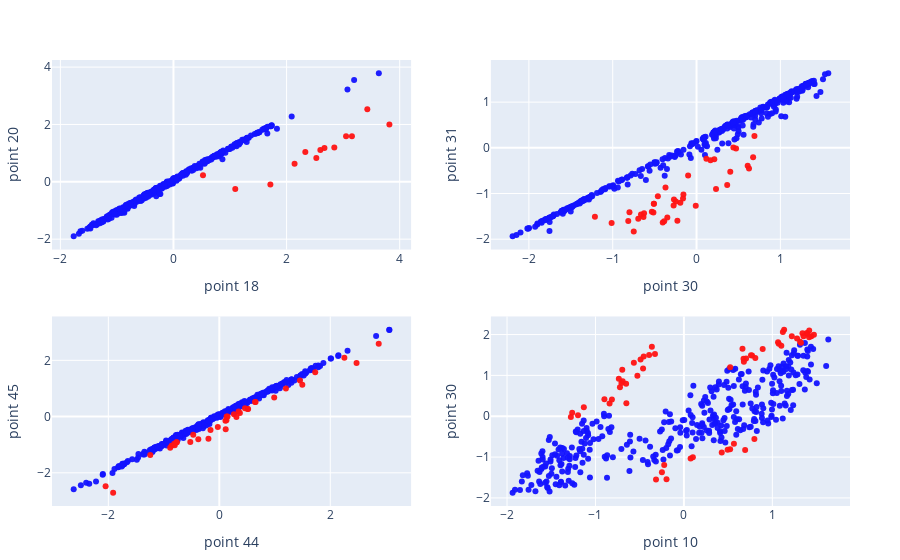

The cell this chart's notebook holds for it:
### Code cell
p1 = corroutliers(DataFrame(y=loads[:, 18], x=loads[:, 20]), 18, 20)
p2 = corroutliers(DataFrame(y=loads[:, 30], x=loads[:, 31]), 30, 31)
p3 = corroutliers(DataFrame(y=loads[:, 44], x=loads[:, 45]), 44, 45)
p4 = corroutliers(DataFrame(y=loads[:, 10], x=loads[:, 30]), 10, 30)
p=[p1 p2; p3 p4]
savefig(p, string("/Users/drvojtex/Desktop/", dataset_name, "_loads_points.pdf"))
p

### Figure 1 — Plotly figure (JSON) as saved in the notebook; plotly's stock layout.template omitted (floating-point values rounded to 4 significant figures; data arrays with more than 128 entries replaced by an {"elided": "..."} marker saying what was removed)
{"data": [{"marker": {"color": "rgba(20, 20, 255, 0.95)"}, "mode": "markers", "showlegend": false, "type": "scatter", "x": {"elided": "387 float values"}, "xaxis": "x1", "y": {"elided": "387 float values"}, "yaxis": "y1"}, {"marker": {"color": "rgba(255, 20, 20, 0.95)"}, "mode": "markers", "showlegend": false, "type": "scatter", "x": [3.818, 3.052, 3.155, 2.67, 2.331, 3.428, 2.844, 2.597, 2.526, 2.142, 0.5216, 1.093, 1.714], "xaxis": "x1", "y": [2.001, 1.587, 1.591, 1.183, 1.036, 2.534, 1.196, 1.109, 0.832, 0.6322, 0.2254, -0.2497, -0.09626], "yaxis": "y1"}, {"marker": {"color": "rgba(20, 20, 255, 0.95)"}, "mode": "markers", "showlegend": false, "type": "scatter", "x": {"elided": "361 float values"}, "xaxis": "x2", "y": {"elided": "361 float values"}, "yaxis": "y2"}, {"marker": {"color": "rgba(255, 20, 20, 0.95)"}, "mode": "markers", "showlegend": false, "type": "scatter", "x": [0.61, 0.4025, 0.6258, 0.3657, 0.2323, 0.6906, 0.6747, -0.1933, -0.2694, -0.5096, -0.1566, 0.4716, -0.009356, -0.2736, 0.4391, -0.5085, -0.5328, 0.2118, 0.1665, -0.1005, 0.117, -0.6627, -0.3703, -0.5145, -0.8003, -1.212, -1.013, -0.8144, -0.4034, -0.2285, -0.6332, -0.3485, -0.6952, -0.2466, -0.7492, -0.6264, -0.3858, -0.1614, -0.4614], "xaxis": "x2", "y": [-0.3931, -0.5259, -0.4546, -0.8141, -0.9015, 0.26, -0.2061, -1.201, -1.133, -1.223, -1.022, -0.01285, -1.267, -1.263, 0.004439, -1.226, -1.399, -0.2495, -0.2696, -0.6044, -0.2395, -1.457, -0.8677, -1.417, -1.409, -1.509, -1.644, -1.599, -1.632, -1.597, -1.516, -1.527, -1.553, -1.174, -1.832, -1.434, -1.607, -1.107, -1.063], "yaxis": "y2"}, {"marker": {"color": "rgba(20, 20, 255, 0.95)"}, "mode": "markers", "showlegend": false, "type": "scatter", "x": {"elided": "363 float values"}, "xaxis": "x3", "y": {"elided": "363 float values"}, "yaxis": "y3"}, {"marker": {"color": "rgba(255, 20, 20, 0.95)"}, "mode": "markers", "showlegend": false, "type": "scatter", "x": [2.254, 2.874, 1.454, 0.132, 0.1151, 0.2642, 2.474, 0.149, 1.496, 0.6436, 0.3485, 1.729, -0.1957, 1.201, -0.1588, -0.7751, 0.9898, 0.3711, -0.7644, 0.5091, -0.8607, -1.244, 0.4628, -0.4701, 0.1109, 0.654, -0.523, -0.8034, -0.02632, -0.885, 0.5192, -1.914, -2.05, 0.3086, 0.1283, -0.8126, -0.3785], "xaxis": "x3", "y": [2.096, 2.588, 1.283, 0.004232, -0.4505, 0.08001, 1.908, -8.21e-05, 1.13, 0.5151, 0.1818, 1.576, -0.7913, 0.9992, -0.4776, -0.9091, 0.6753, 0.1235, -0.9151, 0.2731, -1.038, -1.369, 0.2972, -0.6487, -0.145, 0.5165, -0.907, -1.018, -0.3736, -1.105, 0.2697, -2.711, -2.479, -0.01771, -0.1307, -0.9648, -0.8026], "yaxis": "y3"}, {"marker": {"color": "rgba(20, 20, 255, 0.95)"}, "mode": "markers", "showlegend": false, "type": "scatter", "x": {"elided": "340 float values"}, "xaxis": "x4", "y": {"elided": "340 float values"}, "yaxis": "y4"}, {"marker": {"color": "rgba(255, 20, 20, 0.95)"}, "mode": "markers", "showlegend": false, "type": "scatter", "x": [1.28, 1.417, -0.3271, 1.389, 0.6625, 1.102, 1.133, 0.6742, 0.7711, 1.119, 1.398, 1.341, 0.7587, 1.353, 0.7032, 0.8076, 0.8908, -0.3623, -0.3931, 1.221, 1.064, -0.5259, -0.4616, 1.441, 0.6785, 1.47, 1.416, 0.5233, 1.073, 1.314, -0.4899, -0.5658, -0.4546, 1.324, -0.7065, -0.7231, -0.6922, -0.697, -0.6506, -0.8989, -0.8141, -0.7357, -0.6536, -0.8403, -1.131, -1.198, -1.278, -1.263, 0.1013, -0.2228, 0.6926, 0.07615, -0.1964, 0.7971, 0.4279, -0.2486, -0.3152, 0.5226, 0.5656, 0.4947], "xaxis": "x4", "y": [1.902, 2.1, 1.521, 2.036, 1.653, 1.728, 2.119, 1.408, 1.488, 2.063, 2.013, 2.032, 1.491, 1.956, 1.417, 1.427, 1.644, 1.699, 1.499, 1.959, 1.81, 0.9918, 1.172, 1.96, 1.331, 1.993, 1.931, 1.197, 1.777, 1.826, 1.39, 1.307, 1.463, 1.801, 0.8128, 0.7121, 0.8597, 1.136, 0.3196, 0.4171, 0.4072, 0.92, 0.7945, 0.3137, 0.2203, 0.0236, -0.02164, 0.08668, -1.004, -1.196, -0.8264, -1.034, -1.546, -0.5594, -0.8871, -1.37, -1.55, -0.8065, -0.6731, -0.8177], "yaxis": "y4"}], "layout": {"margin": {"b": 50, "l": 50, "r": 50, "t": 60}, "xaxis1": {"anchor": "y1", "domain": [0, 0.45], "title": "point 18"}, "xaxis2": {"anchor": "y2", "domain": [0.55, 1], "title": "point 30"}, "xaxis3": {"anchor": "y3", "domain": [0, 0.45], "title": "point 44"}, "xaxis4": {"anchor": "y4", "domain": [0.55, 1], "title": "point 10"}, "yaxis1": {"anchor": "x1", "domain": [0.575, 1], "title": "point 20"}, "yaxis2": {"anchor": "x2", "domain": [0.575, 1], "title": "point 31"}, "yaxis3": {"anchor": "x3", "domain": [5.551e-17, 0.425], "title": "point 45"}, "yaxis4": {"anchor": "x4", "domain": [5.551e-17, 0.425], "title": "point 30"}}}
